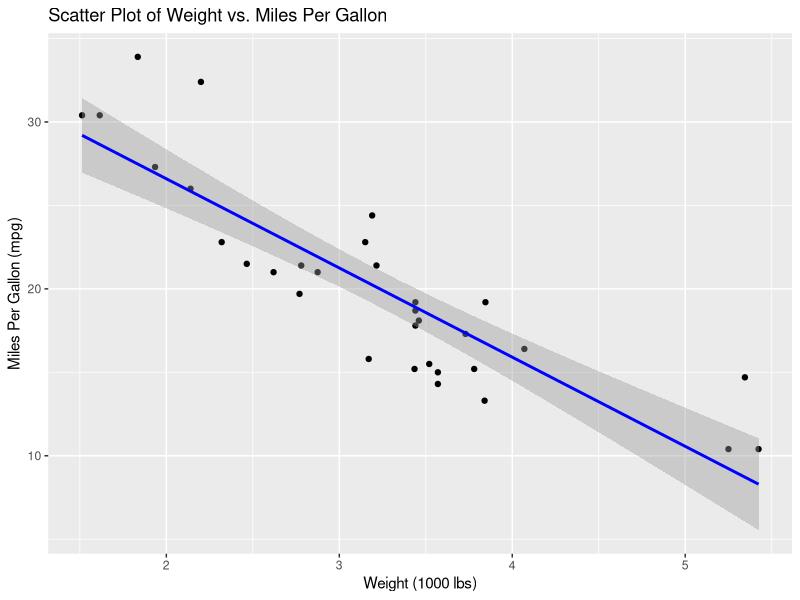

R code for this plot:
## ---- chunk 1
summary(mtcars[, c("mpg", "wt")])
library(ggplot2)

ggplot(mtcars, aes(x = wt, y = mpg)) +
  geom_point() +
  geom_smooth(method = "lm", col = "blue") +
  labs(title = "Scatter Plot of Weight vs. Miles Per Gallon",
       x = "Weight (1000 lbs)",
       y = "Miles Per Gallon (mpg)")
## ---- chunk 2
#commit change 1 
## ---- chunk 3
#commit change 2
